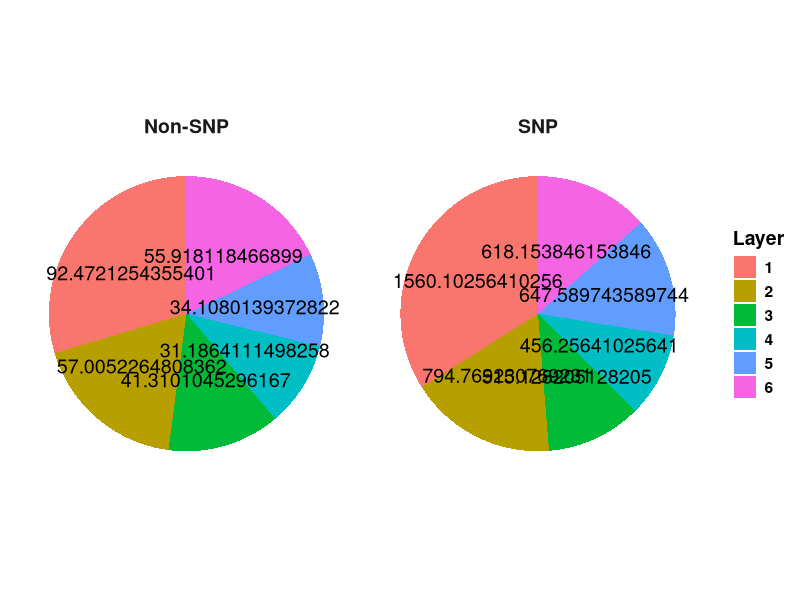
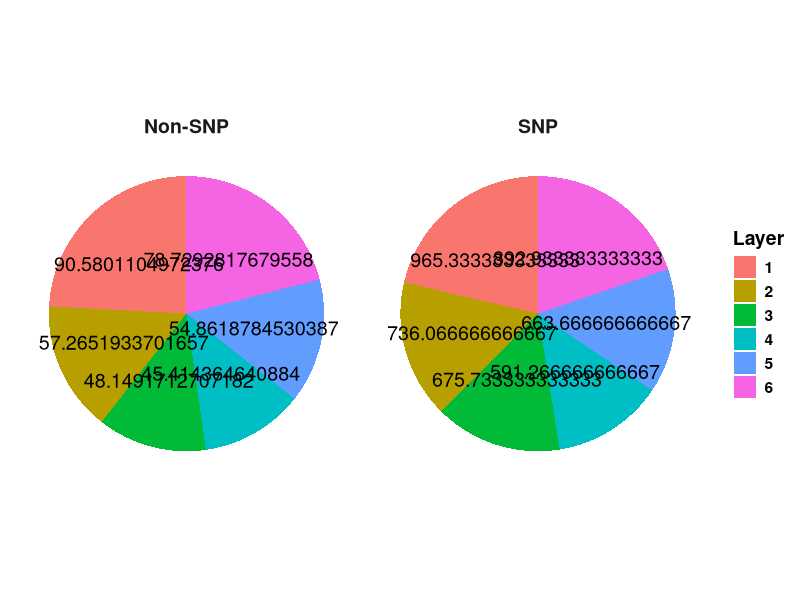

Generate these figures, in order, with R:
## ---- chunk 1
library(tidyr)
library(ggplot2)
mint <- cbind(1:6, c(106, 54, 35, 31, 44, 42)/312, c(1361, 839, 608, 459, 502, 823)/4592)
colnames(mint) <- c('Layer', 'SNP', 'Non-SNP')
mint <- as.data.frame(mint, stringsAsFactors = FALSE)
mint <- gather(mint, Group, Count, -Layer)
mint$Layer <- as.character(mint$Layer)
blank_theme <- theme_minimal()+
  theme(
  axis.title.x = element_blank(),
  axis.title.y = element_blank(),
  panel.border = element_blank(),
  panel.grid=element_blank(),
  axis.ticks = element_blank(),
  axis.text.x = element_blank(),
  axis.ticks.y = element_blank(),
  text=element_text(size=14, face="bold"),
  strip.text.x = element_text(size = 14)
  )
myplot <- ggplot(mint) + geom_bar(aes(x='', y=Count, fill = Layer), stat = 'identity')
myplot <- myplot + coord_polar('y', start = 0) + blank_theme
myplot <- myplot + geom_text(aes(x='', y=c(1-(Count[1:6]/2 + c(0, cumsum(Count[1:6])[-6])), 
                                           1-(Count[7:12]/2 + c(0, cumsum(Count[7:12])[-6]))), 
                                           label = c(Count[1:6]*4592, Count[7:12]*312)), size=5) + facet_wrap(~Group)
mint_plot <- myplot
#ggsave(mint_plot, filename = '~/Dropbox/CBB752_Final_Amy_Hussein_Frank/Cytoscape/MINT_Layers.png', width = 8, height = 6)
plot(mint_plot)
## ---- chunk 2
library(tidyr)
library(ggplot2)
dip <- cbind(1:6, c(80, 61, 56, 49, 55, 74)/375, c(1093, 691, 581, 548, 662, 950)/4525)
colnames(dip) <- c('Layer', 'SNP', 'Non-SNP')
dip <- as.data.frame(dip, stringsAsFactors = FALSE)
dip <- gather(dip, Group, Count, -Layer)
dip$Layer <- as.character(dip$Layer)
blank_theme <- theme_minimal()+
  theme(
  axis.title.x = element_blank(),
  axis.title.y = element_blank(),
  panel.border = element_blank(),
  panel.grid=element_blank(),
  axis.ticks = element_blank(),
  axis.text.x = element_blank(),
  axis.ticks.y = element_blank(),
  text=element_text(size=14, face="bold"),
  strip.text.x = element_text(size = 14)
  )
myplot <- ggplot(dip) + geom_bar(aes(x='', y=Count, fill = Layer), stat = 'identity')
myplot <- myplot + coord_polar('y', start = 0) + blank_theme
myplot <- myplot + geom_text(aes(x='', y=c(1-(Count[1:6]/2 + c(0, cumsum(Count[1:6])[-6])), 
                                           1-(Count[7:12]/2 + c(0, cumsum(Count[7:12])[-6]))), 
                                           label = c(Count[1:6]*4525, Count[7:12]*375)), size=5) + facet_wrap(~Group)
dip_plot <- myplot
#ggsave(dip_plot, filename = '~/Dropbox/CBB752_Final_Amy_Hussein_Frank/Cytoscape/DIP_Layers.png', width = 8, height = 6)
plot(dip_plot)
## ---- chunk 3
result <- read.csv('Hierarchy_result.csv', header = TRUE, as.is = TRUE)
library(xtable)
print(xtable(result), comment = FALSE, include.rownames = FALSE)
